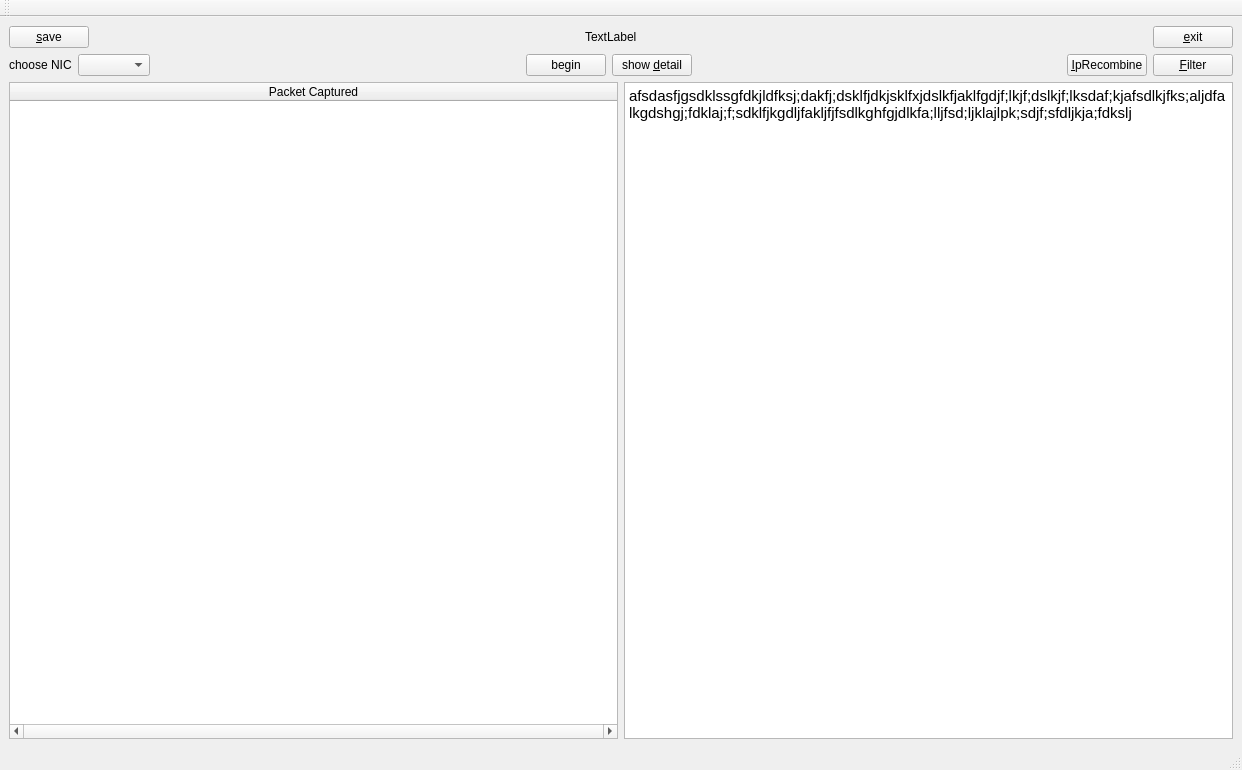
<?xml version="1.0" encoding="UTF-8"?>
<ui version="4.0">
 <class>Capture</class>
 <widget class="QMainWindow" name="Capture">
  <property name="geometry">
   <rect>
    <x>0</x>
    <y>0</y>
    <width>1242</width>
    <height>770</height>
   </rect>
  </property>
  <property name="windowTitle">
   <string>MainWindow</string>
  </property>
  <property name="unifiedTitleAndToolBarOnMac">
   <bool>false</bool>
  </property>
  <widget class="QWidget" name="centralwidget">
   <layout class="QVBoxLayout" name="verticalLayout">
    <item>
     <layout class="QHBoxLayout" name="horizontalLayout_3">
      <item>
       <widget class="QPushButton" name="saveButton">
        <property name="text">
         <string>&amp;save</string>
        </property>
       </widget>
      </item>
      <item>
       <spacer name="horizontalSpacer_4">
        <property name="orientation">
         <enum>Qt::Horizontal</enum>
        </property>
        <property name="sizeHint" stdset="0">
         <size>
          <width>40</width>
          <height>20</height>
         </size>
        </property>
       </spacer>
      </item>
      <item>
       <widget class="QLabel" name="Ctime">
        <property name="text">
         <string>TextLabel</string>
        </property>
       </widget>
      </item>
      <item>
       <spacer name="horizontalSpacer_5">
        <property name="orientation">
         <enum>Qt::Horizontal</enum>
        </property>
        <property name="sizeHint" stdset="0">
         <size>
          <width>40</width>
          <height>20</height>
         </size>
        </property>
       </spacer>
      </item>
      <item>
       <spacer name="horizontalSpacer_3">
        <property name="orientation">
         <enum>Qt::Horizontal</enum>
        </property>
       </spacer>
      </item>
      <item>
       <widget class="QLabel" name="label">
        <property name="text">
         <string/>
        </property>
       </widget>
      </item>
      <item>
       <widget class="QPushButton" name="exitButton">
        <property name="text">
         <string>&amp;exit</string>
        </property>
       </widget>
      </item>
     </layout>
    </item>
    <item>
     <layout class="QHBoxLayout" name="horizontalLayout_2">
      <item>
       <widget class="QLabel" name="label_2">
        <property name="text">
         <string>choose NIC</string>
        </property>
        <property name="buddy">
         <cstring>NIChooser</cstring>
        </property>
       </widget>
      </item>
      <item>
       <widget class="QComboBox" name="NIChooser">
        <property name="editable">
         <bool>false</bool>
        </property>
       </widget>
      </item>
      <item>
       <spacer name="horizontalSpacer">
        <property name="orientation">
         <enum>Qt::Horizontal</enum>
        </property>
        <property name="sizeHint" stdset="0">
         <size>
          <width>40</width>
          <height>20</height>
         </size>
        </property>
       </spacer>
      </item>
      <item>
       <widget class="QPushButton" name="CaptureButton">
        <property name="text">
         <string>begin</string>
        </property>
        <property name="checkable">
         <bool>true</bool>
        </property>
        <property name="checked">
         <bool>false</bool>
        </property>
       </widget>
      </item>
      <item>
       <widget class="QPushButton" name="DetailButton">
        <property name="text">
         <string>show &amp;detail</string>
        </property>
       </widget>
      </item>
      <item>
       <spacer name="horizontalSpacer_2">
        <property name="orientation">
         <enum>Qt::Horizontal</enum>
        </property>
        <property name="sizeHint" stdset="0">
         <size>
          <width>40</width>
          <height>20</height>
         </size>
        </property>
       </spacer>
      </item>
      <item>
       <widget class="QPushButton" name="RepacketButton">
        <property name="text">
         <string>&amp;IpRecombine</string>
        </property>
       </widget>
      </item>
      <item>
       <widget class="QPushButton" name="FilterButton">
        <property name="enabled">
         <bool>true</bool>
        </property>
        <property name="text">
         <string>&amp;Filter</string>
        </property>
       </widget>
      </item>
     </layout>
    </item>
    <item>
     <layout class="QHBoxLayout" name="horizontalLayout">
      <item>
       <widget class="QTableWidget" name="MainTable">
        <property name="accessibleName">
         <string/>
        </property>
        <property name="horizontalScrollBarPolicy">
         <enum>Qt::ScrollBarAlwaysOn</enum>
        </property>
        <property name="editTriggers">
         <set>QAbstractItemView::NoEditTriggers</set>
        </property>
        <property name="alternatingRowColors">
         <bool>false</bool>
        </property>
        <property name="selectionMode">
         <enum>QAbstractItemView::SingleSelection</enum>
        </property>
        <property name="selectionBehavior">
         <enum>QAbstractItemView::SelectRows</enum>
        </property>
        <property name="horizontalScrollMode">
         <enum>QAbstractItemView::ScrollPerItem</enum>
        </property>
        <property name="sortingEnabled">
         <bool>true</bool>
        </property>
        <property name="columnCount">
         <number>1</number>
        </property>
        <attribute name="horizontalHeaderDefaultSectionSize">
         <number>230</number>
        </attribute>
        <attribute name="horizontalHeaderShowSortIndicator" stdset="0">
         <bool>true</bool>
        </attribute>
        <attribute name="horizontalHeaderStretchLastSection">
         <bool>true</bool>
        </attribute>
        <attribute name="verticalHeaderVisible">
         <bool>false</bool>
        </attribute>
        <attribute name="verticalHeaderHighlightSections">
         <bool>true</bool>
        </attribute>
        <column>
         <property name="text">
          <string>Packet Captured</string>
         </property>
        </column>
       </widget>
      </item>
      <item>
       <widget class="QTextBrowser" name="DetailViewer">
        <property name="horizontalScrollBarPolicy">
         <enum>Qt::ScrollBarAlwaysOff</enum>
        </property>
        <property name="html">
         <string>&lt;!DOCTYPE HTML PUBLIC &quot;-//W3C//DTD HTML 4.0//EN&quot; &quot;http://www.w3.org/TR/REC-html40/strict.dtd&quot;&gt;
&lt;html&gt;&lt;head&gt;&lt;meta name=&quot;qrichtext&quot; content=&quot;1&quot; /&gt;&lt;style type=&quot;text/css&quot;&gt;
p, li { white-space: pre-wrap; }
&lt;/style&gt;&lt;/head&gt;&lt;body style=&quot; font-family:'Ubuntu'; font-size:11pt; font-weight:400; font-style:normal;&quot;&gt;
&lt;p style=&quot; margin-top:0px; margin-bottom:0px; margin-left:0px; margin-right:0px; -qt-block-indent:0; text-indent:0px;&quot;&gt;afsdasfjgsdklssgfdkjldfksj;dakfj;dsklfjdkjsklfxjdslkfjaklfgdjf;lkjf;dslkjf;lksdaf;kjafsdlkjfks;aljdfalkgdshgj;fdklaj;f;sdklfjkgdljfakljfjfsdlkghfgjdlkfa;lljfsd;ljklajlpk;sdjf;sfdljkja;fdkslj&lt;/p&gt;&lt;/body&gt;&lt;/html&gt;</string>
        </property>
       </widget>
      </item>
     </layout>
    </item>
   </layout>
  </widget>
  <widget class="QMenuBar" name="menubar">
   <property name="geometry">
    <rect>
     <x>0</x>
     <y>0</y>
     <width>1242</width>
     <height>31</height>
    </rect>
   </property>
  </widget>
  <widget class="QStatusBar" name="statusbar"/>
  <widget class="QToolBar" name="toolBar">
   <property name="windowTitle">
    <string>toolBar</string>
   </property>
   <attribute name="toolBarArea">
    <enum>TopToolBarArea</enum>
   </attribute>
   <attribute name="toolBarBreak">
    <bool>false</bool>
   </attribute>
  </widget>
 </widget>
 <resources/>
 <connections>
  <connection>
   <sender>CaptureButton</sender>
   <signal>toggled(bool)</signal>
   <receiver>NIChooser</receiver>
   <slot>setDisabled(bool)</slot>
   <hints>
    <hint type="sourcelabel">
     <x>562</x>
     <y>109</y>
    </hint>
    <hint type="destinationlabel">
     <x>177</x>
     <y>109</y>
    </hint>
   </hints>
  </connection>
  <connection>
   <sender>CaptureButton</sender>
   <signal>toggled(bool)</signal>
   <receiver>FilterButton</receiver>
   <slot>setDisabled(bool)</slot>
   <hints>
    <hint type="sourcelabel">
     <x>562</x>
     <y>109</y>
    </hint>
    <hint type="destinationlabel">
     <x>1050</x>
     <y>109</y>
    </hint>
   </hints>
  </connection>
  <connection>
   <sender>exitButton</sender>
   <signal>clicked()</signal>
   <receiver>Capture</receiver>
   <slot>close()</slot>
   <hints>
    <hint type="sourcelabel">
     <x>872</x>
     <y>80</y>
    </hint>
    <hint type="destinationlabel">
     <x>973</x>
     <y>-36</y>
    </hint>
   </hints>
  </connection>
 </connections>
</ui>
